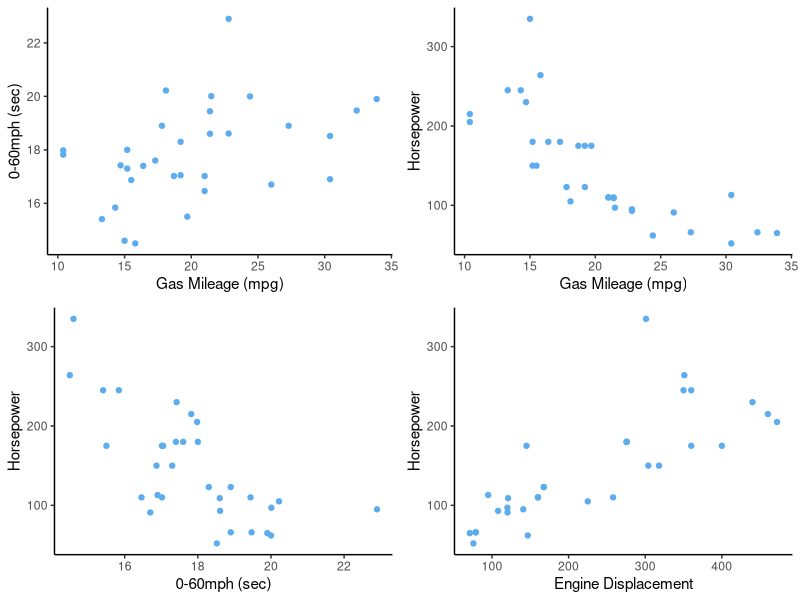
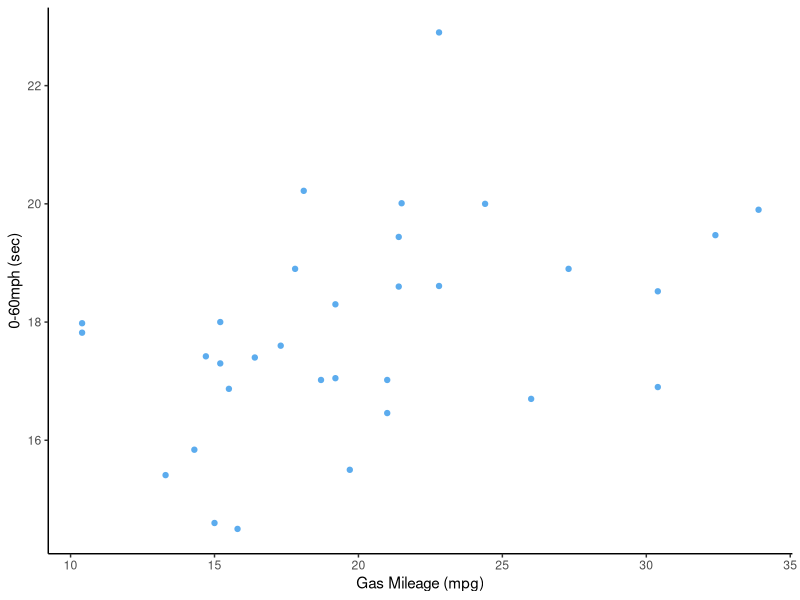

These figures' R source, in order:
### Fixing a 3D plot####
## March 24, 2021
# Frank Muzio

#------------------------------
library(ggplot2)
library(ggpubr)
head(mtcars)


p1 <- ggplot(mtcars, aes(x = mpg, y = qsec))
p2 <- ggplot(mtcars, aes(x = mpg, y = hp))
p3 <- ggplot(mtcars, aes(x = qsec, y = hp))
p4 <- ggplot(mtcars, aes(x = disp, y = hp))

a <- p1 + geom_point(color = "steelblue2") + 
  labs(x= "Gas Mileage (mpg)", y= "0-60mph (sec)") + 
  theme(panel.grid.major = element_blank(), 
        panel.grid.minor = element_blank(),
        panel.background = element_blank(), 
        axis.line = element_line(colour = "black"))

b <- p2 + geom_point(color = "steelblue2") + 
  labs(x= "Gas Mileage (mpg)", y= "Horsepower") + 
  theme(panel.grid.major = element_blank(), 
        panel.grid.minor = element_blank(), 
        panel.background = element_blank(), 
        axis.line = element_line(colour = "black"))     

c <- p3 + geom_point(color = "steelblue2") + 
  labs(x= "0-60mph (sec)", y= "Horsepower")+ 
  theme(panel.grid.major = element_blank(), 
        panel.grid.minor = element_blank(), 
        panel.background = element_blank(), 
        axis.line = element_line(colour = "black"))

d <- p4 + geom_point(color = "steelblue2") + 
  labs(x= "Engine Displacement", y= "Horsepower")+ 
  theme(panel.grid.major = element_blank(), 
        panel.grid.minor = element_blank(),
        panel.background = element_blank(), 
        axis.line = element_line(colour = "black"))

full <- ggarrange(a,b,c,d, nrow=2, ncol=2)
print(full)
# annotate_figure(full, top = text_grob("MTCars Data", color = "Black", size = 14))
                print(a)
                